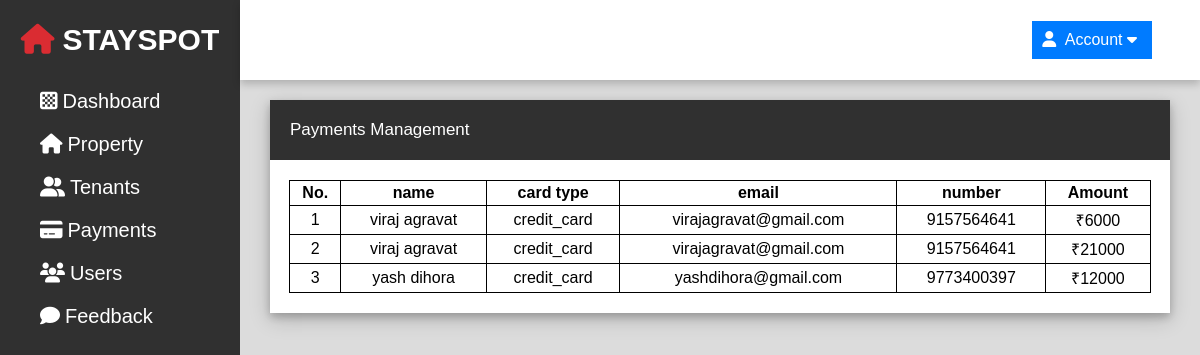
Page /admin/payments.php (signed in) on the committed database.
### tables this page shows
CREATE TABLE `payment` (
  `payment_id` int(60) NOT NULL,
  `tenant_id` int(30) NOT NULL,
  `card_type` varchar(50) NOT NULL,
  `card_name` varchar(255) NOT NULL,
  `card_number` int(19) NOT NULL,
  `exp_date` varchar(5) NOT NULL,
  `total_rent` int(50) NOT NULL
);

CREATE TABLE `tenant` (
  `tenant_id` int(30) NOT NULL,
  `user_id` int(30) NOT NULL,
  `property_id` int(30) NOT NULL,
  `fullname` varchar(255) NOT NULL,
  `email` varchar(50) NOT NULL,
  `number` varchar(10) NOT NULL,
  `address` text NOT NULL,
  `rent_month` int(2) NOT NULL,
  `date_from` date NOT NULL,
  `date_to` date NOT NULL,
  `total_rent` int(30) NOT NULL
);

### admin/payments.php (the view, shortened to what this page needs)
<?php
    include 'db/db.php';
    if (isset($_SESSION['admin_name']))
    {
?>
<!DOCTYPE html>
<html lang="en">
<head>
    <link rel="stylesheet" href="css/styles.css">
    <link rel="stylesheet" href="https://cdnjs.cloudflare.com/ajax/libs/font-awesome/6.2.0/css/all.min.css">
</head>
<body>
    <div class="side-menu">
        <div class="brand-name">
            <h1><i class="fas fa-house"></i>STAYSPOT</h1>
        </div>
        <ul>
            <li><a href="index.php"><i class="fa-solid fa-chess-board"></i><span>Dashboard</span></a></li>
            <li><a href="property.php"><i class="fa-solid fa-house"></i><span>Property</span></a></li>
            <li><a href="tenants.php"><i class="fa fa-user-friends"></i><span>Tenants</span></a></li>
            <li><a href="payments.php"><i class="fas fa-credit-card"></i><span>Payments</span></a></li>
            <li><a href="users.php"><i class="fa fa-users"></i><span>Users</span></a></li>
            <li><a href="feedback.php"><i class="fa-solid fa-comment"></i><span>Feedback</span></a></li>
        </ul>
    </div>
    <div class="container">
        <div class="header">
            <div class="nav">
                <div class="account">
                    <div class="dropdown">
                        <button class="dropbtn"><i class="fa fa-user"></i> Account <i class="fa fa-caret-down"></i></button>
                    </div>
                </div>
            </div>
        </div>
        <div class="content">
            <div class="main">
                <div class="h1">
                    <h1>Payments Management</h1>
                </div>
                <div class="info">
                    <table cellpadding="10px">
                        <tr>
                            <th>No.</th>
                            <th>name</th>
                            <th>card type</th>
                            <th>email</th>
                            <th>number</th>
                            <th>Amount</th>
                        </tr>
                        <?php
                        $i=1;
                        $result = mysqli_query($con,"select payment.*,tenant.email,tenant.number from payment join tenant ON payment.tenant_id = tenant.tenant_id");
                        while($row = mysqli_fetch_assoc($result)) { ?>
                        <tr>
                            <td><?php echo $i++; ?></td>
                            <td><?php echo $row['card_name']; ?></td>
                            <td><?php echo $row['card_type']; ?></td>
                            <td><?php echo $row['email']; ?></td>
                            <td><?php echo $row['number']; ?></td>
                            <td>₹<?php echo $row['total_rent']; ?></td>
                         </tr>
                         <?php } ?>
                    </table>
                </div>
            </div>
        </div>
    </div>
</body>
</html>
<?php
    }
    else{
        header("location: login.php");
    }
?>

### admin/css/styles.css (style rules this page uses)
* { margin: 0; padding: 0; box-sizing: border-box; font-family: 'Poppins', sans-serif; }
body { min-height: 100vh; }
a { text-decoration: none; }
li { list-style: none; }
.side-menu { position: fixed; background-color: #303030; width: 20vw; min-height: 100vh; display: flex; flex-direction: column; }
.side-menu .brand-name { font-size: 15px; height: 10vh; display: flex; align-items: center; justify-content: center; text-decoration: no; }
.side-menu .brand-name h1 { color: white; }
.side-menu .brand-name h1 i { color: #DA2C32; margin-right: 8px; }
.side-menu li { font-size: 20px; padding: 10px 40px; color: white; display: flex; align-items: center; }
.side-menu li i { margin-right: 5px; }
.side-menu li a { text-decoration: none; color: white; }
.container { position: absolute; right: 0; width: 80vw; height: 100vh; background: #f1f1f1; }
.container .header { position: fixed; top: 0; right: 0; width: 80vw; height: 10vh; background: white; display: flex; align-items: center; justify-content: center; box-shadow: 0 4px 8px 0 rgba(0, 0, 0, 0.2); z-index: 1; }
.container .header .nav { width: 90%; display: flex; align-items: center; }
.account { position: relative; display: inline-block; margin-left: auto; }
.dropdown { position: relative; display: inline-block; }
.dropbtn { background-color: #007bff; color: white; padding: 10px; font-size: 16px; border: none; cursor: pointer; transition: all 0.6s ease; }
.fa { margin-right: 5px; }
.container .content { position: relative; margin-top: 10vh; min-height: 90vh; background: #dcdcdc; padding: 20px 30px; }
.container .content .main { background: white; box-shadow: 0 4px 8px 0 rgba(0, 0, 0, 0.2), 0 6px 20px 0 rgba(0, 0, 0, 0.19); }
.container .content .main .h1 h1 { font-size: 17px; padding: 20px 20px; color: white; font-weight: 200; background-color: #303030; }
.container .content .info { color: black; padding: 20px 15px; display: flex; align-items: center; justify-content: center; flex-wrap: wrap; }
.container .content .info table { width: 99%; }
.container .content .info table,tr,td,th { text-align: center; padding: 3px 3px; border: 1px solid black; border-collapse: collapse; }

### rows in the picture
payment: card_name "viraj agravat", card_type "credit_card", tenant.email "virajagravat@gmail.com", tenant.number "9157564641", total_rent "6000"
payment: card_name "viraj agravat", card_type "credit_card", tenant.email "virajagravat@gmail.com", tenant.number "9157564641", total_rent "21000"
payment: card_name "yash dihora", card_type "credit_card", tenant.email "yashdihora@gmail.com", tenant.number "9773400397", total_rent "12000"
